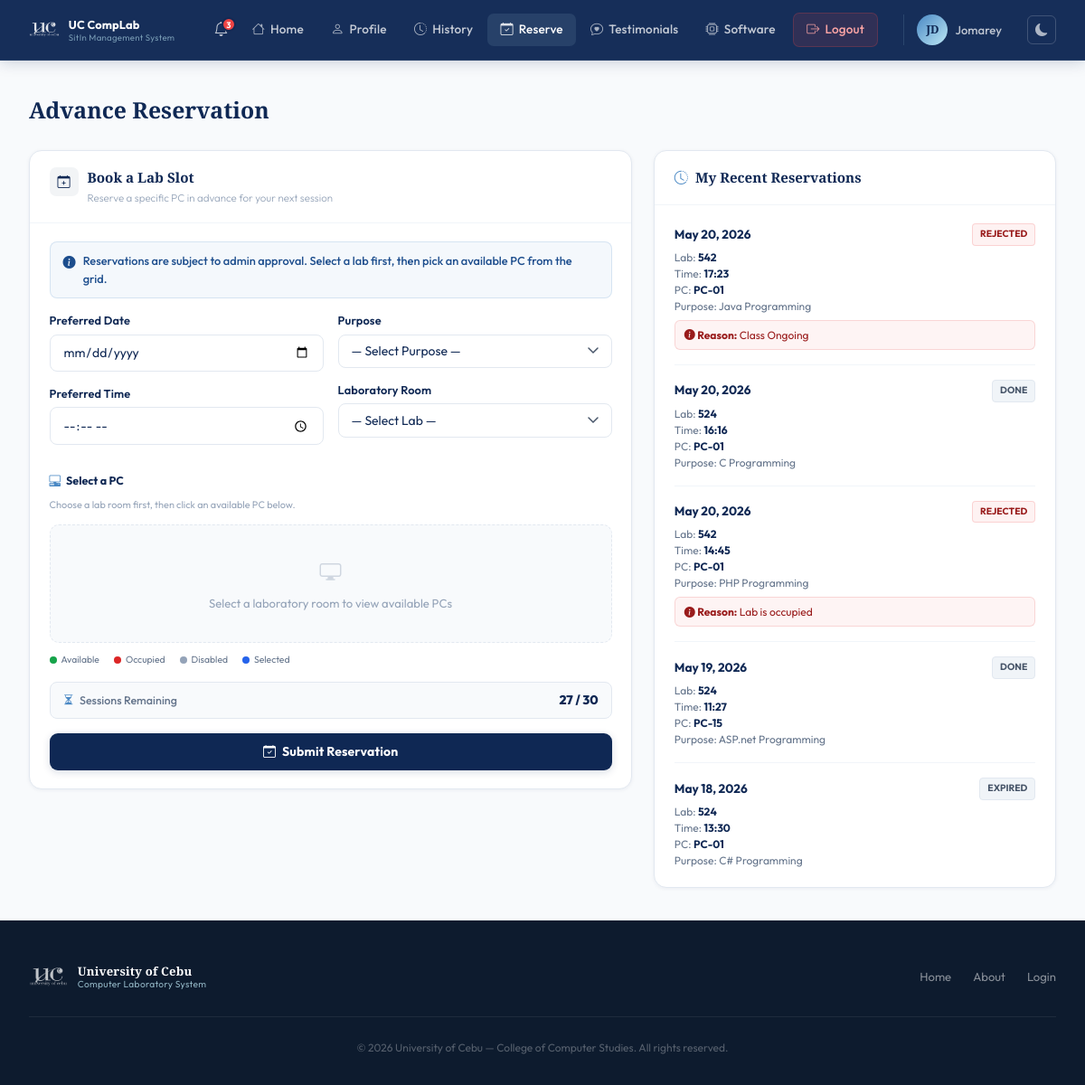
Screenshot of /pages/reserve.php (signed in) with the database file from the repository.
### tables this page shows
CREATE TABLE users (
            id                 INTEGER PRIMARY KEY AUTOINCREMENT,
            first_name         TEXT    NOT NULL,
            last_name          TEXT    NOT NULL,
            middle_name        TEXT,
            student_id         TEXT    UNIQUE NOT NULL,
            course             TEXT    NOT NULL,
            course_level       INTEGER NOT NULL,
            email              TEXT    UNIQUE NOT NULL,
            address            TEXT    NOT NULL,
            password           TEXT    NOT NULL,
            remaining_sessions INTEGER DEFAULT 30,
            created_at         DATETIME DEFAULT CURRENT_TIMESTAMP
        , profile_picture TEXT, points INTEGER DEFAULT 0);

CREATE TABLE reservations (
            id         INTEGER PRIMARY KEY AUTOINCREMENT,
            user_id    INTEGER NOT NULL,
            lab_room   TEXT    NOT NULL,
            date       TEXT    NOT NULL,
            time_slot  TEXT    NOT NULL,
            purpose    TEXT,
            status     TEXT    DEFAULT 'pending',
            created_at DATETIME DEFAULT CURRENT_TIMESTAMP, pc_number INTEGER, reject_note TEXT,
            FOREIGN KEY (user_id) REFERENCES users(id) ON DELETE CASCADE
        );

### includes/auth.php (called while the page is built, shortened)
<?php
function getUnreadCount(PDO $db): int {
    $stmt = $db->prepare("SELECT COUNT(*) FROM notifications WHERE user_id = ? AND is_read = 0");
    $stmt->execute([$_SESSION['user_id']]);
    return (int) $stmt->fetchColumn();
}

### pages/reserve.php (the view, shortened to what this page needs)
<?php
$base = '../';
require_once __DIR__ . '/../includes/auth.php';
$db  = getDB();
$uid = $_SESSION['user_id'];
$stmt = $db->prepare("SELECT * FROM users WHERE id = ?");
$stmt->execute([$uid]);
$user = $stmt->fetch();
$remainingSessions = (int)($user['remaining_sessions'] ?? 30);
$myReservations = $db->prepare("SELECT * FROM reservations WHERE user_id = ? ORDER BY created_at DESC LIMIT 10");
$myReservations->execute([$uid]);
$myReservations = $myReservations->fetchAll();
$sessBadgeClass = $remainingSessions > 10 ? 'sess-ok' : ($remainingSessions > 0 ? 'sess-warn' : 'sess-empty');
require_once __DIR__ . '/../includes/header.php';
echo '<link rel="stylesheet" href="' . $base . 'assets/css/user.css">';
?>
<?php require_once __DIR__ . '/../includes/user-navbar.php'; ?>
<div class="user-page">
  <div class="user-page-inner">
    <div class="res-page-wrap">
      <h1 class="res-page-title">Advance Reservation</h1>
      <div class="res-layout">
        <div class="res-form-col">
          <div class="res-card">
        <div class="res-card-head">
          <div class="res-card-ico"><i class="bi bi-calendar-plus"></i></div>
          <div>
            <div class="res-card-name">Book a Lab Slot</div>
            <div class="res-card-sub">Reserve a specific PC in advance for your next session</div>
          </div>
        </div>
        <div class="res-card-body">
          <div class="res-alert res-alert-info">
            <i class="bi bi-info-circle-fill"></i>
            Reservations are subject to admin approval. Select a lab first, then pick an available PC from the grid.
          </div>
          <form method="POST" action="" id="reserveForm">
            <div class="res-form-grid">
              <div>
                <div class="res-field">
                  <label>Preferred Date</label>
                  <input type="date" name="date" class="res-input"
                         min="<?= date('Y-m-d') ?>"
                         value="<?= htmlspecialchars($_POST['date'] ?? '') ?>"
                         required />
                </div>
                <div class="res-field">
                  <label>Preferred Time</label>
                  <input type="time" name="time_in" class="res-input"
                         value="<?= htmlspecialchars($_POST['time_in'] ?? '') ?>"
                         required />
                </div>
              </div>
              <div>
                <div class="res-field">
                  <label>Purpose</label>
                  <select name="purpose_res" class="res-input res-select" required>
                    <option value="" disabled selected>— Select Purpose —</option>
                  </select>
                </div>
                <div class="res-field">
                  <label>Laboratory Room</label>
                  <select name="lab_room_res" id="labSelect" class="res-input res-select" required>
                    <option value="" disabled selected>— Select Lab —</option>
                  </select>
                </div>
              </div>
            </div>
            <div class="pc-grid-section" id="pcGridSection">
              <div class="pc-grid-title"><i class="bi bi-pc-display-horizontal"></i> Select a PC</div>
              <div class="pc-grid-hint">Choose a lab room first, then click an available PC below.</div>
              <div id="pcGridContainer">
                <div class="pc-grid-empty">
                  <i class="bi bi-display"></i>
                  Select a laboratory room to view available PCs
                </div>
              </div>
              <div class="pc-legend">
                <div class="pc-legend-item"><div class="pc-legend-dot avail"></div> Available</div>
                <div class="pc-legend-item"><div class="pc-legend-dot occupied"></div> Occupied</div>
                <div class="pc-legend-item"><div class="pc-legend-dot disabled"></div> Disabled</div>
                <div class="pc-legend-item"><div class="pc-legend-dot selected"></div> Selected</div>
              </div>
            </div>
            <div class="res-sess-row" style="margin-bottom:1rem;">
              <span class="res-sess-lbl"><i class="bi bi-hourglass-split"></i> Sessions Remaining</span>
              <span class="res-sess-badge <?= $sessBadgeClass ?>"><?= $remainingSessions ?> / 30</span>
            </div>
            <button type="submit" class="res-btn res-btn-reserve" id="reserveBtn">
              <i class="bi bi-calendar-check"></i> Submit Reservation
            </button>
          </form>
        </div>
      </div>
        </div>
        <div class="res-log-col">
          <div class="res-log-card">
            <div class="res-log-header">
              <i class="bi bi-clock-history"></i> My Recent Reservations
            </div>
            <div class="res-log-body">
              <?php if (empty($myReservations)): ?>
                <div style="text-align:center; color:#94a3b8; font-size:0.85rem; padding:1rem 0;">
                  You have no recent reservations.
                </div>
              <?php else: ?>
                <?php foreach ($myReservations as $r):
                  $badgeCls = 'badge-pending';
                  if ($r['status'] === 'approved') $badgeCls = 'badge-approved';
                  if ($r['status'] === 'rejected') $badgeCls = 'badge-rejected';
                  if ($r['status'] === 'done')     $badgeCls = 'badge-done';
                  $displayStatus = $r['status'];
                  if (in_array($r['status'], ['pending','approved']) && $r['date'] < date('Y-m-d')) {
                      $displayStatus = 'expired';
                      $badgeCls = 'badge-done';
                  }
                ?>
                  <div class="res-log-item">
                    <div class="res-log-date">
                      <span><?= date('M j, Y', strtotime($r['date'])) ?></span>
                      <span class="a-badge <?= $badgeCls ?>" style="font-size:0.65rem; padding:3px 8px; border-radius:4px; text-transform:uppercase;">
                        <?= htmlspecialchars($displayStatus) ?>
                      </span>
                    </div>
                    <div class="res-log-details">
                      Lab: <strong><?= htmlspecialchars($r['lab_room']) ?></strong><br>
                      Time: <strong><?= htmlspecialchars($r['time_slot']) ?></strong><br>
                      PC: <strong><?= $r['pc_number'] ? 'PC-'.str_pad($r['pc_number'], 2, '0', STR_PAD_LEFT) : 'Any' ?></strong><br>
                      Purpose: <?= htmlspecialchars($r['purpose']) ?>
                    </div>
                    <?php if ($r['status'] === 'rejected' && !empty($r['reject_note'])): ?>
                      <div class="res-log-reason">
                        <i class="bi bi-info-circle-fill"></i> <strong>Reason:</strong> <?= htmlspecialchars($r['reject_note']) ?>
                      </div>
                    <?php endif; ?>
                  </div>
                <?php endforeach; ?>
              <?php endif; ?>
            </div>
          </div>
        </div>
      </div>
    </div>
  </div>
</div>
<?php require_once __DIR__ . '/../includes/footer.php'; ?>

### includes/user-navbar.php (shortened to what this page needs)
<?php
$_unread      = isset($db) ? getUnreadCount($db) : 0;
$_currentUser = $_SESSION['user'] ?? [];
$_initials    = strtoupper(
    substr($_currentUser['first_name'] ?? 'U', 0, 1) .
    substr($_currentUser['last_name']  ?? '',  0, 1)
);
$_profilePic = null;
$_currentFile = basename($_SERVER['PHP_SELF']);
function _navActive(string $file): string {
    global $_currentFile;
    return $_currentFile === $file ? 'active' : '';
}
?>
<nav class="user-navbar">
  <div class="user-nav-container">
    <a href="<?= $base ?>pages/dashboard.php" class="user-nav-brand">
      <img src="<?= $base ?>assets/images/uc-logo-white.png" alt="UC" class="user-nav-logo-img" />
      <div class="user-brand-text">
        <span class="user-brand-name">UC CompLab</span>
        <span class="user-brand-sub">SitIn Management System</span>
      </div>
    </a>
    <ul class="user-nav-links">
      <li class="notif-wrapper">
        <button class="notif-btn" id="notifToggle" aria-label="Notifications">
          <i class="bi bi-bell"></i>
          <?php if ($_unread > 0): ?>
            <span class="notif-badge"><?= $_unread > 9 ? '9+' : $_unread ?></span>
          <?php endif; ?>
        </button>
      </li>
      <li><a href="<?= $base ?>pages/dashboard.php" class="<?= _navActive('dashboard.php') ?>"><i class="bi bi-house"></i> Home</a></li>
      <li><a href="<?= $base ?>pages/edit-profile.php" class="<?= _navActive('edit-profile.php') ?>"><i class="bi bi-person"></i> Profile</a></li>
      <li><a href="<?= $base ?>pages/history.php" class="<?= _navActive('history.php') ?>"><i class="bi bi-clock-history"></i> History</a></li>
      <li><a href="<?= $base ?>pages/reserve.php" class="<?= _navActive('reserve.php') ?>"><i class="bi bi-calendar-check"></i> Reserve</a></li>
      <li><a href="<?= $base ?>pages/testimonials.php" class="<?= _navActive('testimonials.php') ?>"><i class="bi bi-chat-heart"></i> Testimonials</a></li>
      <li><a href="<?= $base ?>pages/software.php" class="<?= _navActive('software.php') ?>"><i class="bi bi-cpu"></i> Software</a></li>
      <li><a href="<?= $base ?>pages/logout.php" class="user-nav-logout"><i class="bi bi-box-arrow-right"></i> Logout</a></li>
    </ul>
    <div class="user-avatar-wrap">
      <?php if ($_profilePic): ?>
        <img src="<?= htmlspecialchars($_profilePic) ?>"
             alt="<?= htmlspecialchars($_currentUser['first_name'] ?? '') ?>"
             class="user-avatar-photo" />
      <?php else: ?>
        <div class="user-avatar"><?= $_initials ?></div>
      <?php endif; ?>
      <span class="user-name-short"><?= htmlspecialchars($_currentUser['first_name'] ?? '') ?></span>
    </div>
    <button class="dm-toggle" id="userDmToggle" title="Toggle dark mode" aria-label="Toggle dark mode">
      <i class="bi bi-moon-fill" id="userDmIcon"></i>
    </button>
  </div>
</nav>

### assets/css/style.css (style rules this page uses)
:root { --navy: #0F2854; --blue: #1C4D8D; --mid: #4988C4; --light: #BDE8F5; --white: #FFFFFF; --gray-50: #F8FAFC; --gray-100:#F0F4F8; --gray-200:#E2E8F0; --gray-400:#94A3B8; --gray-600:#475569; --gray-900:#0D1B2E; --font-display: 'Playfair Display', Georgia, serif; --font-body: 'Outfit', sans-serif; --shadow-xs: 0 1px 3px rgba(15,40,84,0.08); --shadow-sm: 0 2px 8px rgba(15,40,84,0.10); --shadow-md: 0 8px 30px rgba(15,40,84,0.14); --shadow-lg: 0 20px 60px rgba(15,40,84,0.22); --radius: 10px; --radius-lg: 16px; --transition: all 0.25s cubic-bezier(0.4, 0, 0.2, 1); }
*, *::before, *::after { box-sizing: border-box; margin: 0; padding: 0; }
html { scroll-behavior: smooth; }
body { font-family: var(--font-body); background: var(--white); color: var(--navy); line-height: 1.6; overflow-x: hidden; -webkit-font-smoothing: antialiased; }
a { text-decoration: none; color: inherit; }
img { max-width: 100%; display: block; }
ul { list-style: none; }

### includes/user-navbar.php (style rules this page uses)
.user-nav-logo-img { height: 30px; width: auto; object-fit: contain; filter: brightness(0) invert(1); opacity: 0.88; flex-shrink: 0; }
.user-brand-text { display: flex; flex-direction: column; line-height: 1.25; }
.user-brand-name { font-size: 0.80rem; font-weight: 700; color: #fff; letter-spacing: 0.15px; white-space: nowrap; }
.user-brand-sub { font-size: 0.60rem; color: rgba(189,232,245,0.58); letter-spacing: 0.3px; }

### rows the page displays
users: _initials "JD", first_name "Jomarey", remaining_sessions "27"
reservations: date "May 20, 2026", status "REJECTED", lab_room "542", time_slot "17:23", pc_number "01", purpose "Java Programming", reject_note "Class Ongoing"
reservations: date "May 20, 2026", status "DONE", lab_room "524", time_slot "16:16", pc_number "01", purpose "C Programming"
reservations: date "May 20, 2026", status "REJECTED", lab_room "542", time_slot "14:45", pc_number "01", purpose "PHP Programming", reject_note "Lab is occupied"
reservations: date "May 19, 2026", status "DONE", lab_room "524", time_slot "11:27", pc_number "15", purpose "ASP.net Programming"
reservations: date "May 18, 2026", displayStatus "EXPIRED", lab_room "524", time_slot "13:30", pc_number "01", purpose "C# Programming"

### other values shown
$_unread "3"
